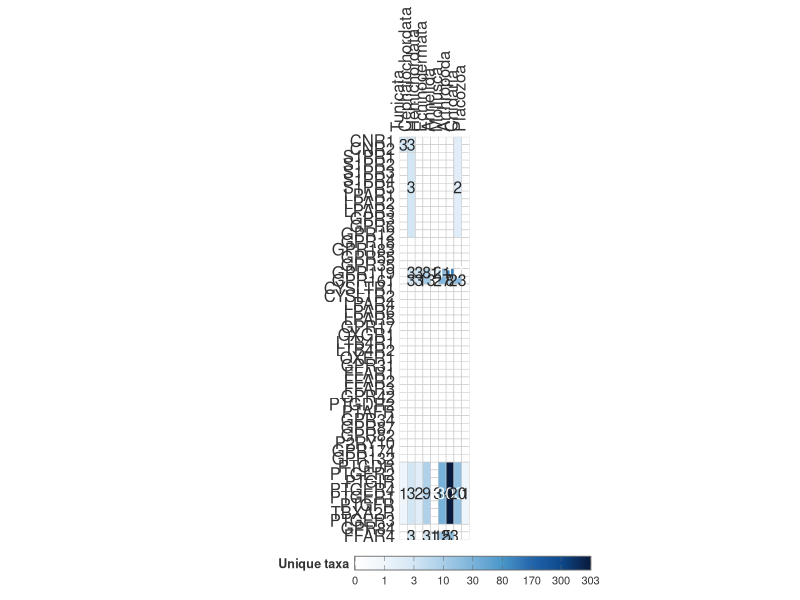

R code for this plot:
library(ggplot2)
library(dplyr)
library(egg)
library(tidyr)
library(stringr)
library(scales)
library(svglite)

dir.create("results/phyletic-distribution", recursive = TRUE, showWarnings = FALSE)

data <- read.csv(
  "data/phyletic-distribution/receptor_taxonomic_distribution.csv",
  stringsAsFactors = FALSE
)

# Axis definitions -- invertebrate phyla only (Tunicata through Placozoa)
receptor_order <- c("CNR1", "CNR2", "S1PR1", "S1PR2", "S1PR3", "S1PR4", "S1PR5", "LPAR1", "LPAR2", "LPAR3",
                    "GPR3", "GPR6", "GPR12", "GPR18", "GPR183", "GPR55", "GPR35", "GPR119", "GPR161", "CYSLTR1", "CYSLTR2", "LPAR4", "LPAR6", "LPAR5", "GPR17", "OXGR1",
                    "LTB4R1", "LTB4R2", "OXER1", "GPR31", "FFAR1", "FFAR2", "FFAR3",
                    "GPR42", "PTGDR2", "PTAFR", "GPR34", "GPR87", "GPR82", "P2RY10",
                    "GPR174", "GPR132", "PTGDR", "PTGER2", "PTGIR", "PTGER4", "PTGER1", "PTGFR",
                    "TBXA2R", "PTGER3", "GPR84", "FFAR4")

phyla_order <- c("Tunicata", "Cephalochordata", "Hemichordata", "Echinodermata",
                 "Annelida", "Mollusca", "Arthropoda", "Cnidaria", "Placozoa")

n_receptor <- length(receptor_order)

# No gap needed -- this panel is invertebrates only
gap_after_phylum <- NULL
gap_size <- 1

phyla_pos <- setNames(seq_along(phyla_order), phyla_order)
if (!is.null(gap_after_phylum)) {
  gap_at <- match(gap_after_phylum, phyla_order)
  if (!is.na(gap_at) && gap_at < length(phyla_order)) {
    phyla_pos[(gap_at + 1):length(phyla_order)] <- phyla_pos[(gap_at + 1):length(phyla_order)] + gap_size
  }
}
n_phyla <- max(phyla_pos)

# 1. Separate data and identify positive singles
single_data <- data %>%
  filter(!grepl("\\|", Receptor)) %>%
  mutate(
    base_rec = sub("/LIKE$", "", Receptor),
    is_like = grepl("/LIKE$", Receptor)
  )

single_positive <- single_data %>% filter(Unique_species > 0)
merged_data <- data %>% filter(grepl("\\|", Receptor) & Unique_species > 0)

# 2. Process merged rectangles (layer 2)
split_tiles <- data.frame(Phyla = character(), base_rec = character(), is_split = logical())

if (nrow(merged_data) > 0) {
  user_rects <- merged_data %>%
    mutate(
      rec_start = sapply(strsplit(Receptor, "\\|"), `[`, 1),
      rec_end   = sapply(strsplit(Receptor, "\\|"), function(x) x[length(x)])
    ) %>%
    filter(rec_start %in% receptor_order & rec_end %in% receptor_order & Phyla %in% phyla_order) %>%
    rowwise() %>%
    mutate(
      covered_receptors = list(as.character(receptor_order[match(rec_start, receptor_order):match(rec_end, receptor_order)])),
      needs_split = any(covered_receptors %in% single_positive$base_rec[single_positive$Phyla == Phyla])
    ) %>%
    ungroup() %>%
    mutate(
      is_like = FALSE,
      X_idx   = unname(phyla_pos[Phyla]),
      Y_start = match(rec_start, rev(receptor_order)),
      Y_end   = match(rec_end, rev(receptor_order)),
      ymin = pmin(Y_start, Y_end) - 0.5,
      ymax = pmax(Y_start, Y_end) + 0.5,
      xmin = ifelse(needs_split, X_idx, X_idx - 0.5),
      xmax = X_idx + 0.5
    )
  
  if (nrow(user_rects) > 0) {
    split_tiles <- user_rects %>%
      unnest(covered_receptors) %>%
      filter(needs_split) %>%
      distinct(Phyla, base_rec = covered_receptors) %>%
      mutate(is_split = TRUE)
  }
} else {
  user_rects <- data.frame()
}

# 3. Process single data (layer 3)
single_processed <- single_data %>%
  filter(Unique_species > 0) %>%
  filter(base_rec %in% receptor_order & Phyla %in% phyla_order) %>%
  group_by(base_rec, Phyla) %>%
  mutate(has_both = n_distinct(is_like) == 2) %>%
  ungroup() %>%
  left_join(split_tiles, by = c("Phyla", "base_rec")) %>%
  mutate(
    is_split = replace_na(is_split, FALSE),
    X_idx = unname(phyla_pos[Phyla]),
    Y_idx = match(base_rec, rev(receptor_order)),
    ymin = Y_idx - 0.5,
    ymax = Y_idx + 0.5,
    xmin = X_idx - 0.5,
    xmax = ifelse(is_split, X_idx, X_idx + 0.5)
  )

# 4. Build empty base grid (layer 1)
base_grid <- expand.grid(base_rec = receptor_order, Phyla = phyla_order, stringsAsFactors = FALSE) %>%
  mutate(
    Unique_species = 0,
    is_like = FALSE,
    X_idx = unname(phyla_pos[Phyla]),
    Y_idx = match(base_rec, rev(receptor_order)),
    xmin = X_idx - 0.5,
    xmax = X_idx + 0.5,
    ymin = Y_idx - 0.5,
    ymax = Y_idx + 0.5
  )

# 5. Combine plain rectangles (painter's algorithm)
rect_data <- bind_rows(base_grid %>% select(Phyla, Unique_species, is_like, xmin, xmax, ymin, ymax))

if (nrow(user_rects) > 0) {
  rect_data <- bind_rows(rect_data, user_rects %>% select(Phyla, Unique_species, is_like, xmin, xmax, ymin, ymax))
}

single_rect_only <- single_processed %>% filter(!has_both & !is_like)
if (nrow(single_rect_only) > 0) {
  rect_data <- bind_rows(rect_data, single_rect_only %>% select(Phyla, Unique_species, is_like, xmin, xmax, ymin, ymax))
}

rect_data <- rect_data %>%
  mutate(
    xmid = (xmin + xmax) / 2,
    ymid = (ymin + ymax) / 2,
    label_text = ifelse(Unique_species > 0, paste0(Unique_species, ifelse(is_like, "*", "")), "")
  )

# 5b. Diagonal-split triangles (unchanged)
triangle_data <- single_processed %>% filter(has_both | is_like)

if (nrow(triangle_data) > 0) {
  triangle_data <- triangle_data %>%
    mutate(
      group_id = paste(Phyla, base_rec, is_like, sep = "_"),
      xmid = ifelse(is_like, (xmin + xmax + xmax) / 3, (xmin + xmin + xmax) / 3),
      ymid = ifelse(is_like, (ymin + ymin + ymax) / 3, (ymin + ymax + ymax) / 3),
      label_text = paste0(Unique_species, ifelse(is_like, "*", ""))
    ) %>%
    rowwise() %>%
    mutate(
      poly = list(
        if (is_like) {
          data.frame(x = c(xmin, xmax, xmax), y = c(ymin, ymin, ymax))
        } else {
          data.frame(x = c(xmin, xmin, xmax), y = c(ymin, ymax, ymax))
        }
      )
    ) %>%
    ungroup() %>%
    unnest(poly)
}

triangle_labels <- if (nrow(triangle_data) > 0) {
  triangle_data %>% distinct(group_id, xmid, ymid, label_text, Unique_species)
} else {
  data.frame()
}

# 6. Color scale: monochromatic blue ramp, scoped to invertebrate data only
data_scope <- data %>% filter(Phyla %in% phyla_order)
max_val <- max(data_scope$Unique_species, na.rm = TRUE)

# Fixed reference stops -- only keep those below max_val, then cap with max_val itself
fixed_stops <- c(0, 1, 3, 10, 30, 80, 170, 300, 445)
blue_stops  <- c(fixed_stops[fixed_stops < max_val], max_val)

# Colors: take the first N-1 colors matching the kept fixed_stops, plus the deepest color for max
full_blue_colors <- c(
  "#ffffff",  # 0
  "#eef5fb",  # 1
  "#d3e6f4",  # 3
  "#a9cee8",  # 10
  "#7ab3da",  # 30
  "#4a97c9",  # 80
  "#2166ac",  # 170
  "#0d4a8c",  # 300
  "#0a3266",  # 445
  "#081b3d"   # deepest, reserved for max
)
blue_colors <- c(full_blue_colors[1:(length(blue_stops) - 1)], full_blue_colors[length(full_blue_colors)])

# Custom transform: maps irregular blue_stops onto evenly-spaced [0,1]
# positions, so the colorbar shows equal visual gaps between labels
# regardless of how close/far the underlying values are.
even_positions <- seq(0, 1, length.out = length(blue_stops))

stop_trans <- scales::trans_new(
  name      = "even_stops",
  transform = function(x) stats::approx(x = blue_stops, y = even_positions, xout = x, rule = 2)$y,
  inverse   = function(x) stats::approx(x = even_positions, y = blue_stops, xout = x, rule = 2)$y
)

# Palette is now evenly spaced by default (no 'values' arg needed --
# the trans above already handles the uneven stop spacing)
fill_pal <- scales::gradient_n_pal(blue_colors)
get_fill <- function(x) fill_pal(stop_trans$transform(pmin(x, max_val)))

get_text_color <- function(x) {
  cols <- get_fill(x)
  rgb_mat <- grDevices::col2rgb(cols) / 255
  lum <- 0.2126 * rgb_mat["red", ] + 0.7152 * rgb_mat["green", ] + 0.0722 * rgb_mat["blue", ]
  ifelse(lum > 0.5, "grey15", "white")
}

rect_data <- rect_data %>% mutate(text_color = get_text_color(Unique_species))
if (nrow(triangle_labels) > 0) {
  triangle_labels <- triangle_labels %>% mutate(text_color = get_text_color(Unique_species))
}

# 7. Build heatmap
main_plot <- ggplot() +
  geom_rect(
    data = rect_data,
    aes(xmin = xmin, xmax = xmax, ymin = ymin, ymax = ymax, fill = Unique_species),
    color = "grey80", linewidth = 0.2
  )

if (nrow(triangle_data) > 0) {
  main_plot <- main_plot +
    geom_polygon(
      data = triangle_data,
      aes(x = x, y = y, group = group_id, fill = Unique_species),
      color = "grey80", linewidth = 0.2
    )
}

main_plot <- main_plot +
  geom_text(
    data = rect_data,
    aes(x = xmid, y = ymid, label = label_text, color = text_color),
    size = 4, family = "sans"
  )

if (nrow(triangle_labels) > 0) {
  main_plot <- main_plot +
    geom_text(
      data = triangle_labels,
      aes(x = xmid, y = ymid, label = label_text, color = text_color),
      size = 3.2, family = "sans"
    )
}

main_plot <- main_plot +
  scale_color_identity() +
  scale_fill_gradientn(
    colours = blue_colors,
    trans   = stop_trans,
    limits  = c(0, max_val),
    oob     = scales::squish,
    na.value = "white",
    name    = "Unique taxa",
    breaks  = blue_stops,
    labels  = as.character(round(blue_stops)),
    guide   = guide_colorbar(
      direction   = "horizontal",
      barwidth    = unit(6, "cm"),
      barheight   = unit(0.35, "cm"),
      frame.colour = "grey40",
      frame.linewidth = 0.3,
      ticks.colour = "grey40",
      title.position = "left",
      title.vjust = 0.9,
      label.position = "bottom"
    )
  ) +
  scale_x_continuous(
    breaks = unname(phyla_pos),
    labels = names(phyla_pos),
    expand = c(0, 0),
    limits = c(0.5, n_phyla + 0.5),
    position = "top"
  ) +
  scale_y_continuous(
    breaks = 1:n_receptor,
    labels = rev(receptor_order),
    expand = c(0, 0),
    limits = c(0.5, n_receptor + 0.5)
  ) +
  coord_fixed(ratio = 1) +
  theme_classic(base_family = "sans", base_size = 8) +
  theme(
    axis.title = element_blank(),
    axis.text.x = element_text(angle = 90, hjust = 0, vjust = 0.5, size = 12, colour = "grey20"),
    axis.text.y = element_text(size = 12, colour = "grey20", hjust = 1),
    legend.position = "bottom",
    legend.title = element_text(size = 9, face = "bold", colour = "grey20"),
    legend.text = element_text(size = 8, colour = "grey20"),
    panel.grid = element_blank(),
    panel.border = element_blank(),
    axis.line = element_blank(),
    axis.ticks = element_blank(),
    plot.margin = margin(5, 10, 5, 5)
  )

# 8. Save -- no receptor class strip for the invertebrate panel
ggsave(
  "results/phyletic-distribution/taxonomic_distribution_invertebrates.svg",
  plot = main_plot,
  device = svglite,
  width = 6,
  height = 20,
  units = "in"
)
